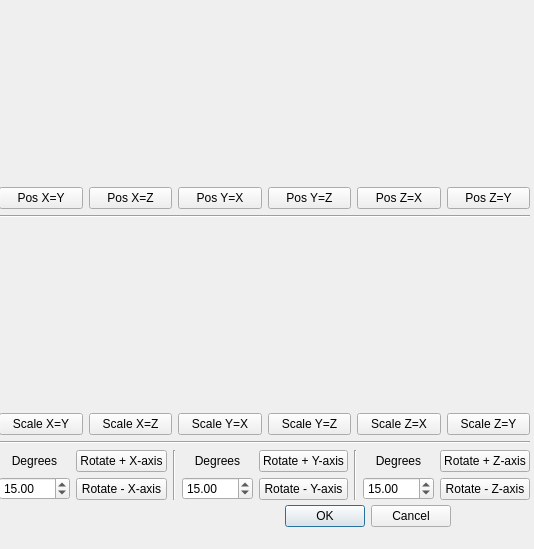
<?xml version="1.0" encoding="UTF-8"?>
<ui version="4.0">
 <class>EditObjectDialog2</class>
 <widget class="QDialog" name="EditObjectDialog2">
  <property name="geometry">
   <rect>
    <x>0</x>
    <y>0</y>
    <width>534</width>
    <height>549</height>
   </rect>
  </property>
  <property name="windowTitle">
   <string>Edit Object Dialog</string>
  </property>
  <widget class="QDialogButtonBox" name="buttonBox">
   <property name="geometry">
    <rect>
     <x>110</x>
     <y>500</y>
     <width>341</width>
     <height>32</height>
    </rect>
   </property>
   <property name="orientation">
    <enum>Qt::Horizontal</enum>
   </property>
   <property name="standardButtons">
    <set>QDialogButtonBox::Cancel|QDialogButtonBox::Ok</set>
   </property>
  </widget>
  <widget class="QWidget" name="verticalLayoutWidget">
   <property name="geometry">
    <rect>
     <x>-1</x>
     <y>-1</y>
     <width>531</width>
     <height>501</height>
    </rect>
   </property>
   <layout class="QVBoxLayout" name="verticalLayout">
    <item>
     <widget class="DoubleInputForm" name="posXSlider" native="true"/>
    </item>
    <item>
     <widget class="DoubleInputForm" name="posYSlider" native="true"/>
    </item>
    <item>
     <widget class="DoubleInputForm" name="posZSlider" native="true"/>
    </item>
    <item>
     <layout class="QHBoxLayout" name="horizontalLayout">
      <item>
       <widget class="QPushButton" name="setPosXY">
        <property name="text">
         <string>Pos X=Y</string>
        </property>
       </widget>
      </item>
      <item>
       <widget class="QPushButton" name="setPosXZ">
        <property name="text">
         <string>Pos X=Z</string>
        </property>
       </widget>
      </item>
      <item>
       <widget class="QPushButton" name="setPosYX">
        <property name="text">
         <string>Pos Y=X</string>
        </property>
       </widget>
      </item>
      <item>
       <widget class="QPushButton" name="setPosYZ">
        <property name="text">
         <string>Pos Y=Z</string>
        </property>
       </widget>
      </item>
      <item>
       <widget class="QPushButton" name="setPosZX">
        <property name="text">
         <string>Pos Z=X</string>
        </property>
       </widget>
      </item>
      <item>
       <widget class="QPushButton" name="setPosZY">
        <property name="text">
         <string>Pos Z=Y</string>
        </property>
       </widget>
      </item>
     </layout>
    </item>
    <item>
     <widget class="Line" name="line">
      <property name="orientation">
       <enum>Qt::Horizontal</enum>
      </property>
     </widget>
    </item>
    <item>
     <widget class="DoubleInputForm" name="scaleXSlider" native="true"/>
    </item>
    <item>
     <widget class="DoubleInputForm" name="scaleYSlider" native="true"/>
    </item>
    <item>
     <widget class="DoubleInputForm" name="scaleZSlider" native="true"/>
    </item>
    <item>
     <layout class="QHBoxLayout" name="horizontalLayout_2">
      <item>
       <widget class="QPushButton" name="setScaleXY">
        <property name="text">
         <string>Scale X=Y</string>
        </property>
       </widget>
      </item>
      <item>
       <widget class="QPushButton" name="setScaleXZ">
        <property name="text">
         <string>Scale X=Z</string>
        </property>
       </widget>
      </item>
      <item>
       <widget class="QPushButton" name="setScaleYX">
        <property name="text">
         <string>Scale Y=X</string>
        </property>
       </widget>
      </item>
      <item>
       <widget class="QPushButton" name="setScaleYZ">
        <property name="text">
         <string>Scale Y=Z</string>
        </property>
       </widget>
      </item>
      <item>
       <widget class="QPushButton" name="setScaleZX">
        <property name="text">
         <string>Scale Z=X</string>
        </property>
       </widget>
      </item>
      <item>
       <widget class="QPushButton" name="setScaleZY">
        <property name="text">
         <string>Scale Z=Y</string>
        </property>
       </widget>
      </item>
     </layout>
    </item>
    <item>
     <widget class="Line" name="line_2">
      <property name="orientation">
       <enum>Qt::Horizontal</enum>
      </property>
     </widget>
    </item>
    <item>
     <layout class="QHBoxLayout" name="horizontalLayout_3">
      <item>
       <layout class="QVBoxLayout" name="verticalLayout_2">
        <item>
         <widget class="QLabel" name="label">
          <property name="text">
           <string>Degrees</string>
          </property>
          <property name="alignment">
           <set>Qt::AlignCenter</set>
          </property>
         </widget>
        </item>
        <item>
         <widget class="QDoubleSpinBox" name="doubleSpinBoxRotX">
          <property name="value">
           <double>15.000000000000000</double>
          </property>
         </widget>
        </item>
       </layout>
      </item>
      <item>
       <layout class="QVBoxLayout" name="verticalLayout_5">
        <item>
         <widget class="QPushButton" name="rotateX">
          <property name="text">
           <string>Rotate + X-axis</string>
          </property>
         </widget>
        </item>
        <item>
         <widget class="QPushButton" name="rotNegX">
          <property name="text">
           <string>Rotate - X-axis</string>
          </property>
         </widget>
        </item>
       </layout>
      </item>
      <item>
       <widget class="Line" name="line_3">
        <property name="orientation">
         <enum>Qt::Vertical</enum>
        </property>
       </widget>
      </item>
      <item>
       <layout class="QVBoxLayout" name="verticalLayout_3">
        <item>
         <widget class="QLabel" name="label_2">
          <property name="text">
           <string>Degrees</string>
          </property>
          <property name="alignment">
           <set>Qt::AlignCenter</set>
          </property>
         </widget>
        </item>
        <item>
         <widget class="QDoubleSpinBox" name="doubleSpinBoxRotY">
          <property name="value">
           <double>15.000000000000000</double>
          </property>
         </widget>
        </item>
       </layout>
      </item>
      <item>
       <layout class="QVBoxLayout" name="verticalLayout_6">
        <item>
         <widget class="QPushButton" name="rotateY">
          <property name="text">
           <string>Rotate + Y-axis</string>
          </property>
         </widget>
        </item>
        <item>
         <widget class="QPushButton" name="rotNegY">
          <property name="text">
           <string>Rotate - Y-axis</string>
          </property>
         </widget>
        </item>
       </layout>
      </item>
      <item>
       <widget class="Line" name="line_4">
        <property name="orientation">
         <enum>Qt::Vertical</enum>
        </property>
       </widget>
      </item>
      <item>
       <layout class="QVBoxLayout" name="verticalLayout_4">
        <item>
         <widget class="QLabel" name="label_3">
          <property name="text">
           <string>Degrees</string>
          </property>
          <property name="alignment">
           <set>Qt::AlignCenter</set>
          </property>
         </widget>
        </item>
        <item>
         <widget class="QDoubleSpinBox" name="doubleSpinBoxRotZ">
          <property name="value">
           <double>15.000000000000000</double>
          </property>
         </widget>
        </item>
       </layout>
      </item>
      <item>
       <layout class="QVBoxLayout" name="verticalLayout_7">
        <item>
         <widget class="QPushButton" name="rotateZ">
          <property name="text">
           <string>Rotate + Z-axis</string>
          </property>
         </widget>
        </item>
        <item>
         <widget class="QPushButton" name="rotNegZ">
          <property name="text">
           <string>Rotate - Z-axis</string>
          </property>
         </widget>
        </item>
       </layout>
      </item>
     </layout>
    </item>
   </layout>
  </widget>
 </widget>
 <customwidgets>
  <customwidget>
   <class>DoubleInputForm</class>
   <extends>QWidget</extends>
   <header>doubleinputform.h</header>
   <container>1</container>
  </customwidget>
 </customwidgets>
 <resources/>
 <connections>
  <connection>
   <sender>buttonBox</sender>
   <signal>accepted()</signal>
   <receiver>EditObjectDialog2</receiver>
   <slot>accept()</slot>
   <hints>
    <hint type="sourcelabel">
     <x>248</x>
     <y>254</y>
    </hint>
    <hint type="destinationlabel">
     <x>157</x>
     <y>274</y>
    </hint>
   </hints>
  </connection>
  <connection>
   <sender>buttonBox</sender>
   <signal>rejected()</signal>
   <receiver>EditObjectDialog2</receiver>
   <slot>reject()</slot>
   <hints>
    <hint type="sourcelabel">
     <x>316</x>
     <y>260</y>
    </hint>
    <hint type="destinationlabel">
     <x>286</x>
     <y>274</y>
    </hint>
   </hints>
  </connection>
 </connections>
</ui>
